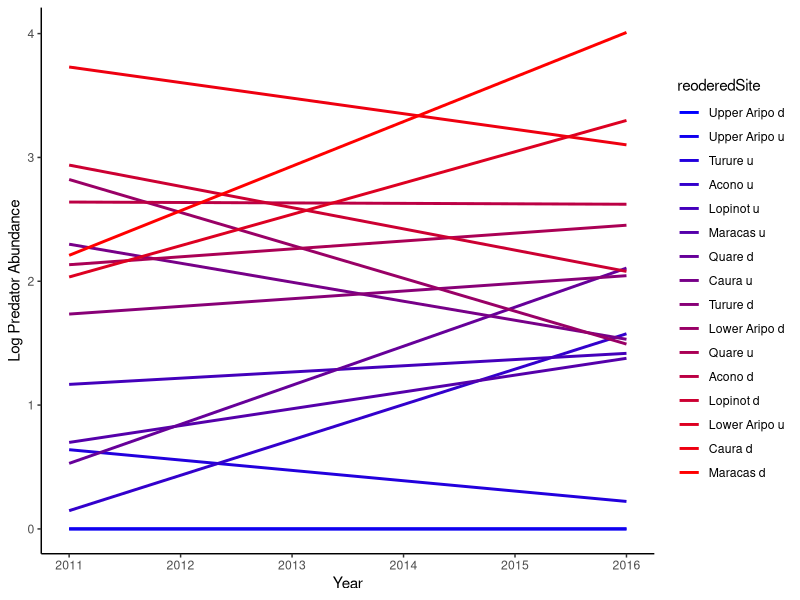
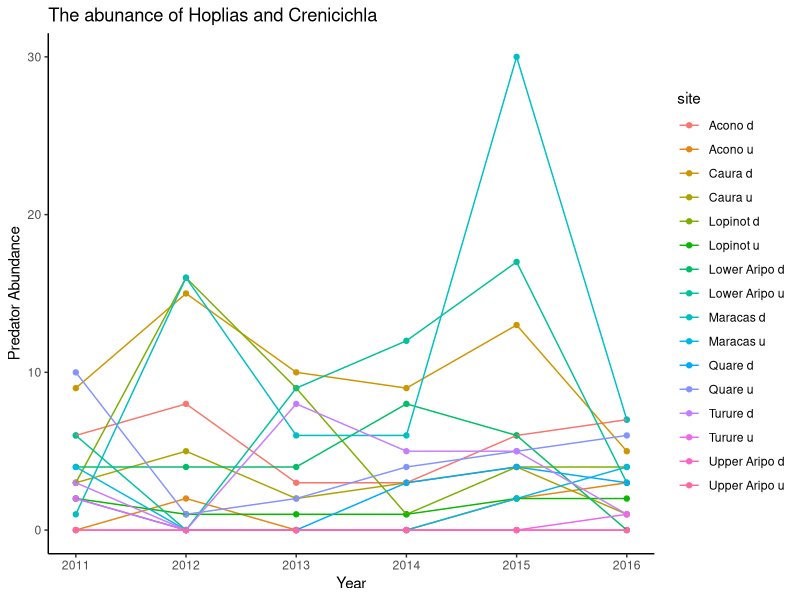
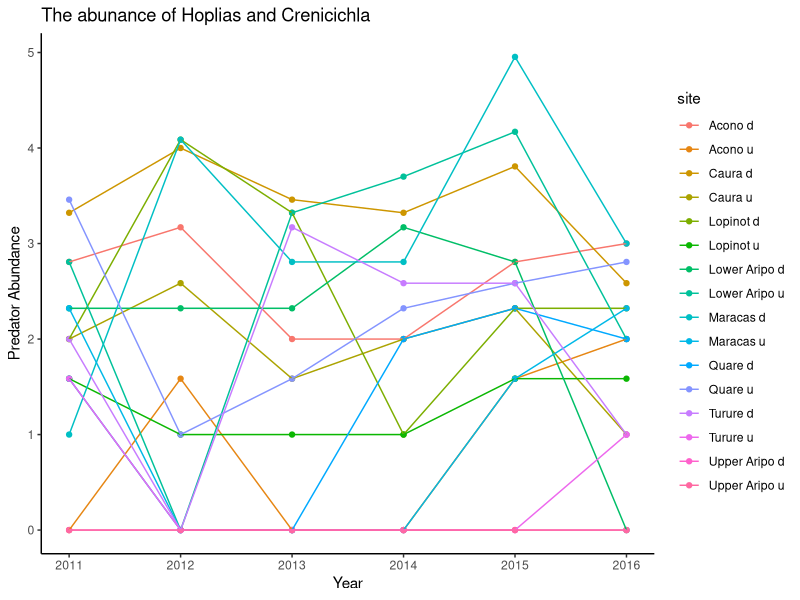
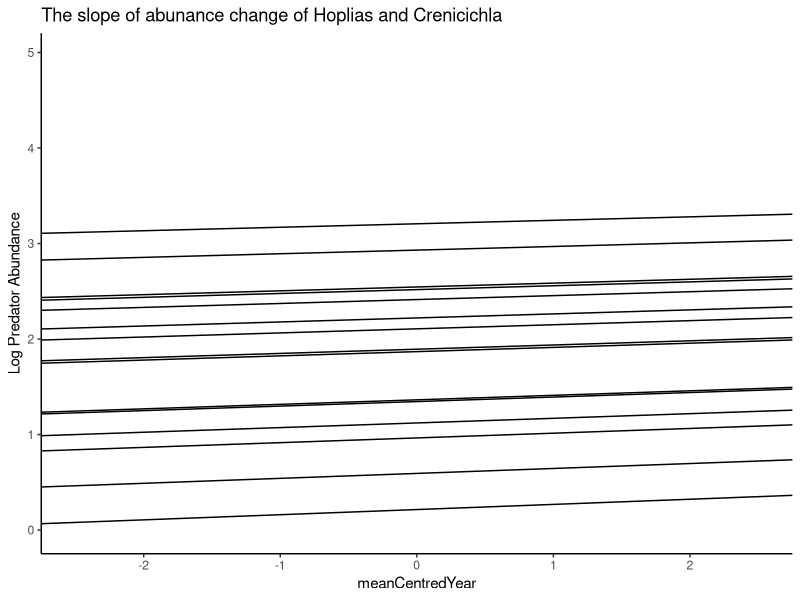
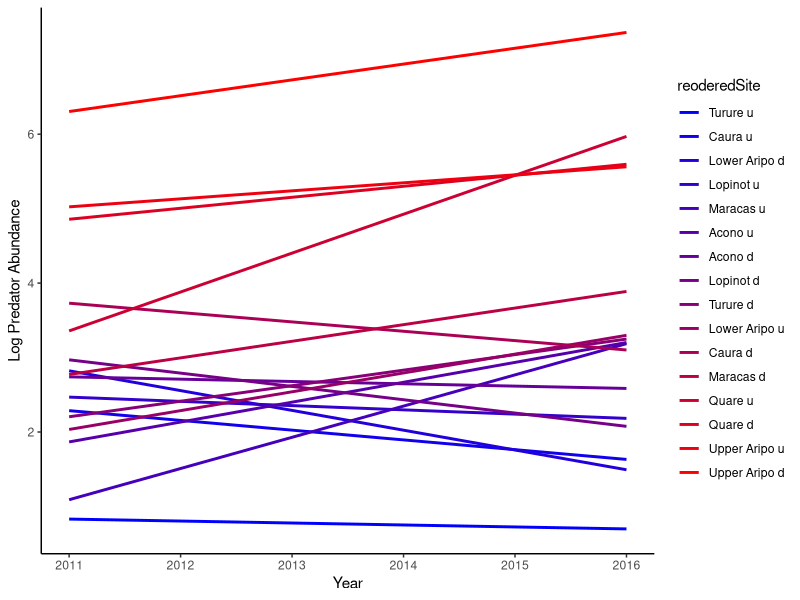
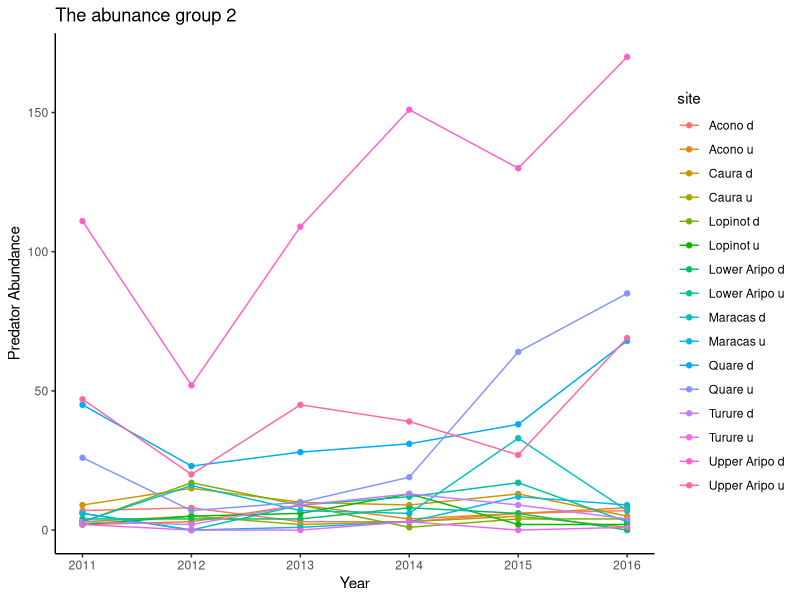
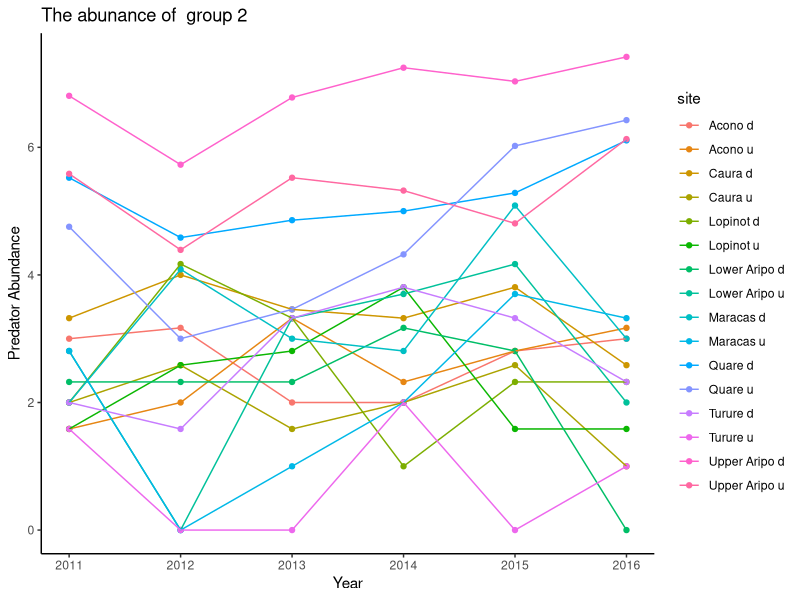
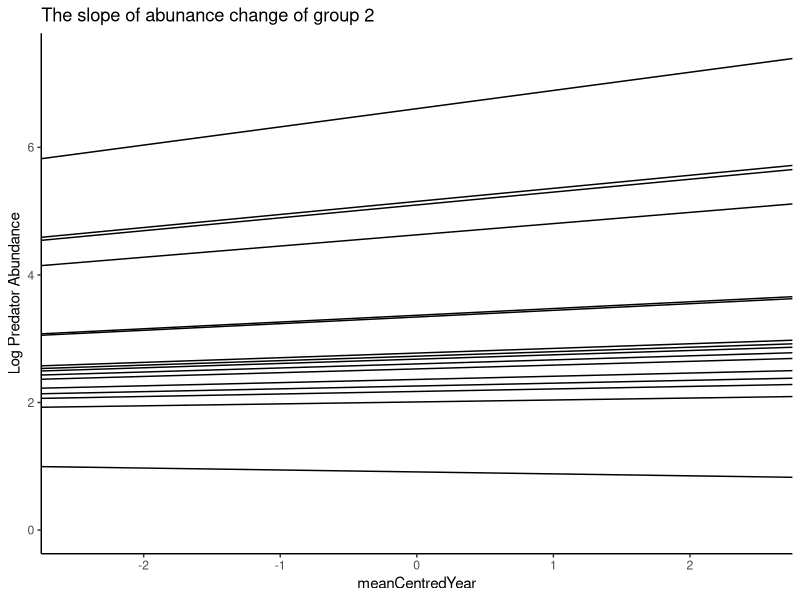

Recreate these plots in R, in order.
## ---- chunk 1
setwd("C:\\Users\\faj\\Documents\\OneDrive for Business\\research\\FishPredation\\Data")

library(dplyr)
library(tidyr)
library(ggplot2)
library(lme4)
library(lsmeans)
library(pbkrtest)
library(RColorBrewer) 

#preparing data 

fishDataAll <- read.csv("Fish data June 2017.csv")
head(fishDataAll)
str(fishDataAll)


selectMonths <- c("07", "08")# i am selecting out these months because then i can use the last timepoint 


#select data from only the July and Auguest, and remove first year 
SelectData <- fishDataAll %>% 
	separate(date, c("Day", "Month", "Year"), sep = "/") %>%
	filter(Year != 2010)%>%
	filter(Month %in% selectMonths)

fishData <- data.frame(SelectData)

#calculate biomass
fishData$TotBiomass <- (fishData$numbercaught + fishData$numberseen)* fishData$weight

#calculating percentage abundance
TotBioSite<- fishData %>% 
	group_by(site, Year) %>%
	summarise(BiomasSiteSum = sum(TotBiomass, na.rm=TRUE))

siteBiomass <- data.frame(TotBioSite)

#calculate overall abundance
fishData$AbundanceAll <- fishData$numbercaught + fishData$numberseen

## ---- chunk 2

predatorsAbN <- fishData %>% 
	filter(species == "Hoplias malabaricus" | species == "Crenicichla frenata") %>%
	group_by(site, Year) %>%
	summarise(AbundanceSum = sum(AbundanceAll))

predatorsAb <- data.frame(predatorsAbN)
predatorsAb$Year <- as.numeric(predatorsAb$Year)

#add the total site biomass data, just to i can identify sites with no predators 
FishDataTotAb <- merge(siteBiomass, predatorsAb, by = c("site" ,"Year"),all=TRUE) # this makes sure i 
#know what years had no predators recoreded in 
FishDataTotAb$AbundanceSum[is.na(FishDataTotAb$AbundanceSum)] <- 0
FishDataTotAb$Year <- as.numeric(FishDataTotAb$Year)


#add mean centered year for further analysis
meanYear <-summarise(FishDataTotAb, meanYear = mean(Year)) 
FishDataTotAb$meanYear <- meanYear[1,]
FishDataTotAb$meanCentredYear <-  FishDataTotAb$Year- FishDataTotAb$meanYear	

FishDataTotAb$logAb <- log2(FishDataTotAb$AbundanceSum + 1)

## ---- chunk 3

head(FishDataTotAb)
predOrder <- data.frame(FishDataTotAb%>% #det the oder of which sites are highest predation for plotting 
  group_by(site) %>%
  summarise(meanAb = mean(AbundanceSum)) %>%
  arrange(meanAb)%>%
  mutate(orderAb = c(1:16)))

plotNAbData <- merge(FishDataTotAb, predOrder, by = "site")

plotNAbData <- plotNAbData[order(plotNAbData$orderAb),]
plotNAbData$reoderedSite <- reorder(plotNAbData$site, plotNAbData$orderAb)

getPalette <-  colorRampPalette(c("blue", "red"))
getPalette(16)

NarrowAdundance <- ggplot(aes(x = Year, y = logAb, colour = reoderedSite ),data = plotNAbData)
NarrowAdundance + 
  geom_smooth(se = FALSE, method = "lm")+ 
	theme_classic()+
	labs(y = "Log Predator Abundance")   + 
  scale_colour_manual(values = getPalette(16))

## ---- chunk 4

AbPlot <- ggplot(FishDataTotAb, aes(x = Year, y = AbundanceSum, col = site, group = site))
AbPlot + geom_point() +
	geom_line() +
	theme_classic() +
	labs(title="The abunance of Hoplias and Crenicichla", y = "Predator Abundance")

AbPlotLog <- ggplot(FishDataTotAb, aes(x = Year, y = logAb, col = site, group = site))
AbPlotLog + geom_point() +
	geom_line() +
	theme_classic() +
	labs(title="The abunance of Hoplias and Crenicichla", y = "Predator Abundance")


## ---- chunk 5

AbM1 <- lmer(logAb  ~ meanCentredYear + (meanCentredYear|site), data = FishDataTotAb)
summary(AbM1)

#plot slopes of sites
AbM1_Lines <- coef(AbM1)$site[c(1:2)] # get slope and intercept of each line in model 3
names(AbM1_Lines) <- c("intercept", "slope")

m3.plot <- ggplot(data = FishDataTotAb, aes(x = meanCentredYear, y = logAb)) # plot of model with varying intercept but not slope, but only main slope shown
m3.plot + geom_blank() + 
	theme_classic() +
	geom_abline(slope = AbM1_Lines$slope, intercept = AbM1_Lines$intercept) +
	labs(title="The slope of abunance change of Hoplias and Crenicichla", y = "Log Predator Abundance")

## ---- chunk 6

predatorsAbNm <- fishData %>% 
	filter(species == "Hoplias malabaricus" | species == "Crenicichla frenata" | 
		species == "Gymnotus carapo"| species ==  "Rivulus hartii") %>%
	group_by(site, Year) %>%
	summarise(AbundanceSum = sum(AbundanceAll)) 

predatorsAbm <- data.frame(predatorsAbNm)
predatorsAbm$Year <- as.numeric(predatorsAbm$Year)

#add the total site biomass data, just to i can identify sites with no predators 
FishDataTotAbm <- merge(siteBiomass, predatorsAbm, by = c("site" ,"Year"),all=TRUE) # this makes sure i 
#know what years had no predators recoreded in 
FishDataTotAbm$AbundanceSum[is.na(FishDataTotAbm$AbundanceSum)] <- 0
FishDataTotAbm$Year <- as.numeric(FishDataTotAbm$Year)


#add mean centered year for further analysis
meanYear <-summarise(FishDataTotAbm, meanYear = mean(Year)) 
FishDataTotAbm$meanYear <- meanYear[1,]
FishDataTotAbm$meanCentredYear <-  FishDataTotAbm$Year - FishDataTotAbm$meanYear	

FishDataTotAbm$logAb <- log2(FishDataTotAbm$AbundanceSum + 1)

## ---- chunk 7

predOrderm <- data.frame(FishDataTotAbm %>% #det the oder of which sites are highest predation for plotting 
  group_by(site) %>%
  summarise(meanAb = mean(AbundanceSum)) %>%
  arrange(meanAb) %>%
  mutate(orderAb = c(1:16)))

plotNAbDatam <- merge(FishDataTotAbm, predOrderm, by = "site")

plotNAbDatam <- plotNAbDatam[order(plotNAbDatam$orderAb),]
plotNAbDatam$reoderedSite <- reorder(plotNAbDatam$site, plotNAbDatam$orderAb)

getPalette <-  colorRampPalette(c("blue", "red"))
getPalette(16)

MiddleAdundance <- ggplot(aes(x = Year, y = logAb, colour = reoderedSite),data = plotNAbDatam)
MiddleAdundance + 
  geom_smooth(se = FALSE, method = "lm") + 
	theme_classic()+
	labs(y = "Log Predator Abundance") + 
  scale_colour_manual(values = getPalette(16))

## ---- chunk 8

AbPlotm <- ggplot(FishDataTotAbm, aes(x = Year, y = AbundanceSum, col = site, group = site))
AbPlotm + geom_point() +
	geom_line() +
	theme_classic() +
	labs(title="The abunance group 2", y = "Predator Abundance")

AbPlotLogm <- ggplot(FishDataTotAbm, aes(x = Year, y = logAb, col = site, group = site))
AbPlotLogm + geom_point() +
	geom_line() +
	theme_classic() +
	labs(title="The abunance of  group 2", y = "Predator Abundance")


## ---- chunk 9

AbM1m <- lmer(logAb  ~ meanCentredYear + (meanCentredYear|site), data = FishDataTotAbm)
summary(AbM1m)

#plot slopes of sites
AbM1_Linesm <- coef(AbM1m)$site[c(1:2)] # get slope and intercept of each line in model 3
names(AbM1_Linesm) <- c("intercept", "slope")

m3.plot <- ggplot(data = FishDataTotAbm, aes(x = meanCentredYear, y = logAb)) # plot of model with varying intercept but not slope, but only main slope shown
m3.plot + geom_blank() + 
	theme_classic() +
	geom_abline(slope = AbM1_Linesm$slope, intercept = AbM1_Linesm$intercept) +
	labs(title="The slope of abunance change of group 2", y = "Log Predator Abundance")

## ---- chunk 10

group12 <- c("Hoplias malabaricus", "Crenicichla frenata", "Gymnotus carapo", "Anablepsoides hartii",
			"Cichlasoma taenia", "Cichlasoma taenia", "Corynopoma riisei", "Roeboides dientonito", 
			"Agonostomus monticola", "Rhamdia quelen", "andinoacara pulcher", "Hemigrammus unilineatus", "Rivulus hartii")

predatorsAbNw <- fishData %>% 
	filter(species %in% group12)  %>%
	group_by(site, Year) %>%
	summarise(AbundanceSum = sum(AbundanceAll))

predatorsAbw <- data.frame(predatorsAbNw)
predatorsAbw$Year <- as.numeric(predatorsAbw$Year)

#add the total site biomass data, just to i can identify sites with no predators 
FishDataTotAbw <- merge(siteBiomass, predatorsAbw, by = c("site" ,"Year"),all=TRUE) # this makes sure i 
#know what years had no predators recoreded in 
FishDataTotAbw$AbundanceSum[is.na(FishDataTotAbw$AbundanceSum)] <- 0
FishDataTotAbw$Year <- as.numeric(FishDataTotAbw$Year)

#add mean centered year for further analysis
meanYear <-summarise(FishDataTotAbw, meanYear = mean(Year)) 
FishDataTotAbw$meanYear <- meanYear[1,]
FishDataTotAbw$meanCentredYear <-  FishDataTotAbw$Year - FishDataTotAbw$meanYear	

FishDataTotAbw$logAb <- log2(FishDataTotAbw$AbundanceSum + 1)

## ---- chunk 11
predOrderb <- data.frame(FishDataTotAbw %>% #det the oder of which sites are highest predation for plotting 
  group_by(site) %>%
  summarise(meanAb = mean(AbundanceSum)) %>%
  arrange(meanAb) %>%
  mutate(orderAb = c(1:16)))

plotNAbDataw <- merge(FishDataTotAbw, predOrderb, by = "site")

plotNAbDataw <- plotNAbDataw[order(plotNAbDataw$orderAb),]
plotNAbDataw$reoderedSite <- reorder(plotNAbDataw$site, plotNAbDataw$orderAb)

getPalette <-  colorRampPalette(c("blue", "red"))
getPalette(16)

MiddleAdundance <- ggplot(aes(x = Year, y = logAb, colour = reoderedSite),data = plotNAbDataw)
MiddleAdundance + 
  geom_smooth(se = FALSE, method = "lm") + 
	theme_classic()+
	labs(y = "Log Predator Abundance") + 
  scale_colour_manual(values = getPalette(16))
## ---- chunk 12

AbPlotw <- ggplot(FishDataTotAbw, aes(x = Year, y = AbundanceSum, col = site, group = site))
AbPlotw + geom_point() +
	geom_line() +
	theme_classic() +
	labs(title="The abunance group 2 and 3", y = "Predator Abundance")

AbPlotLogw <- ggplot(FishDataTotAbw, aes(x = Year, y = logAb, col = site, group = site))
AbPlotLogw + geom_point() +
	geom_line() +
	theme_classic() +
	labs(title="The abunance of  group 2 and 3", y = "Predator Abundance")


## ---- chunk 13

AbM1w <- lmer(logAb  ~ meanCentredYear + (meanCentredYear|site), data = FishDataTotAbw)
summary(AbM1w)

#plot slopes of sites
AbM1_Linesw <- coef(AbM1w)$site[c(1:2)] # get slope and intercept of each line in model 3
names(AbM1_Linesw) <- c("intercept", "slope")

m3.plotw <- ggplot(data = FishDataTotAbw, aes(x = meanCentredYear, y = logAb)) # plot of model with varying intercept but not slope, but only main slope shown
m3.plot + geom_blank() + 
	theme_classic() +
	geom_abline(slope = AbM1_Linesw$slope, intercept = AbM1_Linesw$intercept) +
	labs(title="The slope of abunance change of group 2", y = "Log Predator Abundance")
